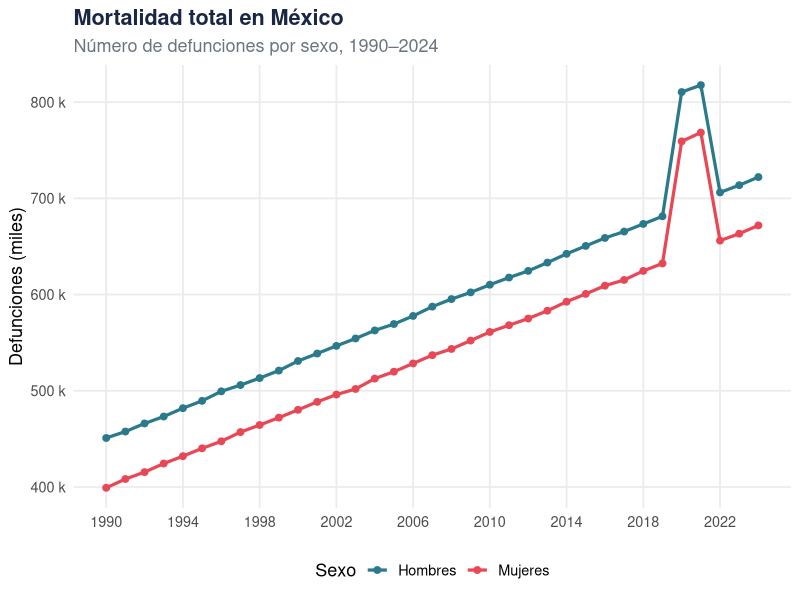

Generate this figure with R:
## ---- chunk 1
library(tidyverse); library(scales); library(knitr); library(kableExtra)

palette_sexo  <- c("1" = "#2a7a8c", "2" = "#e84855", "Total" = "grey40")
palette_causa <- c(
  "Enfermedades cardiovasculares" = "#1a2744",
  "Tumores malignos"              = "#e84855",
  "Diabetes mellitus"             = "#2a7a8c",
  "Enfermedades respiratorias"    = "#f4a261",
  "Causas externas"               = "#6c757d",
  "Otras"                         = "#adb5bd"
)

# ── Datos reales — reemplazar ruta según entorno ─────────────────────
# load("data/asmr_nac.rda")
# mort <- asmr_nac |> mutate(year = as.integer(year))

# ── Datos simulados (demo) ───────────────────────────────────────────
set.seed(42)
mort <- expand.grid(
  year  = 1990:2024,
  sex   = c("1", "2")
) |> mutate(
  deaths = rpois(n(), lambda = 400000 + 8000*(year-1990) +
                   ifelse(sex == "1", 50000, 0) +
                   ifelse(year %in% 2020:2021, 120000, 0)),
  asmr   = deaths / runif(n(), 80e6, 130e6) * 1e5
)

mort_nacional <- mort |>
  group_by(year, sex) |>
  summarise(deaths = sum(deaths), .groups = "drop")
## ---- chunk 2
ggplot(mort_nacional,
       aes(x = year, y = deaths / 1000, color = sex, group = sex)) +
  geom_line(linewidth = 1.1) +
  geom_point(size = 2) +
  scale_color_manual(values = palette_sexo,
                     labels = c("1" = "Hombres", "2" = "Mujeres")) +
  scale_x_continuous(breaks = seq(1990, 2024, 4)) +
  scale_y_continuous(labels = label_comma(suffix = " k")) +
  labs(
    title    = "Mortalidad total en México",
    subtitle = "Número de defunciones por sexo, 1990–2024",
    x = NULL, y = "Defunciones (miles)", color = "Sexo"
  ) +
  theme_minimal(base_size = 13) +
  theme(
    plot.title       = element_text(face = "bold", color = "#1a2744"),
    plot.subtitle    = element_text(color = "#6c757d"),
    legend.position  = "bottom",
    panel.grid.minor = element_blank()
  )
